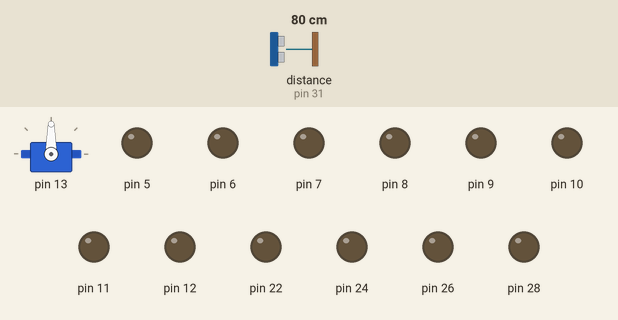
Bench run of a sketch on a simulated Arduino Mega 2560, built with avr-gcc and run on an emulated ATmega2560. Shown: servo, output pins drawn as LEDs (lit = HIGH). Wiring (inferred from the names in the program): ultrasonic range finder: trigger pin 30; echo pin 31. Dashed ring = blinking. Inputs (shaded band) come from the test bench; at power-on: distance to the obstacle (sensor on pin 31) 80 cm. Pins used as bus, display or sensor lines are not drawn; what the sketch prints to the serial monitor is not drawn.

Above: at 4.91 s.
5.3 s: distance to the obstacle (sensor on pin 31) set to 34 cm
At 6.16 s:
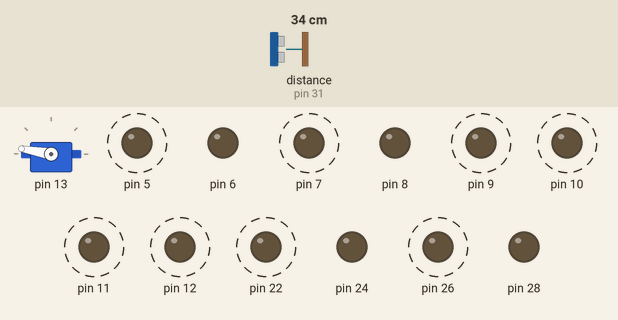
8.3 s: distance to the obstacle (sensor on pin 31) set to 29 cm
At 8.57 s:
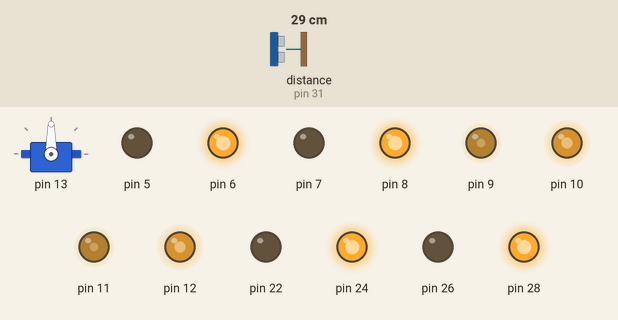
11.3 s: distance to the obstacle (sensor on pin 31) set to 93 cm
At 11.56 s:
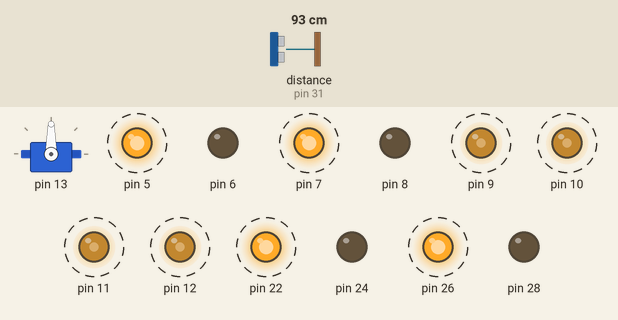
Timing chart, 0 to 20.3 s (numbered marks = the images above; inputs shaded):
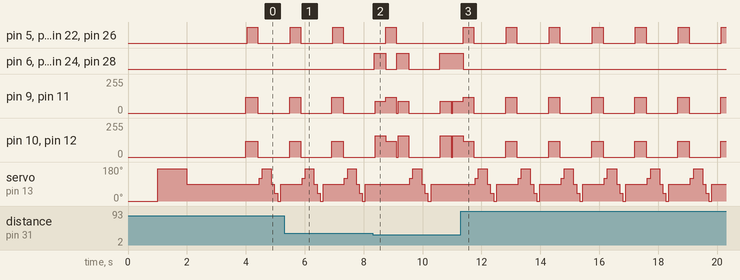

The sketch:

OtaFabMechanum.ino
```cpp
// (licence header left out)
#include "src/lib/pinAssignment.h"
#include "src/lib/debugPrint.h"

#include "src/hardWareDriver/motorDriver.h"
#include "src/hardWareDriver/servoDriver.h"
#include "src/hardWareDriver/ultraSonicSensor.h"

#include "src/functionsApi/functionsApi.h"

void setup() {
    /* motor initilize */
    motorInitialize();
    moveStop();//stop move

    /*init servo*/
    servoInit();

    /*init HC-SR04*/
    ultraSonicSensorInitialize();

    Serial.begin(9600);

    moveStop();//Stop

}

void loop() {
    autoAvoidance();
    // Serial.println( watchsurrounding());
}
```

autoAvoidance.cpp
```cpp
/**
 * @file  autoAvoidance.cpp
 * @brief
 *
 * @date 2020/12/24 まずcでファイル分割をかく
 */

#include <Arduino.h>

#include "./../lib/debugPrint.h"
#include "./../lib/pinAssignment.h"

#include "functionsApi.h"

#define LPT 2 // scan loop coumter

#define FAST_SPEED  160   //both sides of the motor speed
#define SPEED  120     //both sides of the motor speed
#define TURN_SPEED  120   //both sides of the motor speed
#define BACK_SPEED1  160   //back speed
#define BACK_SPEED2  90    //back speed

const int distancelimit = 30; //distance limit for obstacles in front
const int sidedistancelimit = 30; //minimum distance in cm to obstacles at both sides (the car will allow a shorter distance sideways)
int distance;
int numcycles = 0;
const int turntime = 250; //Time the robot spends turning (miliseconds)
const int backtime = 300; //Time the robot spends turning (miliseconds)

int thereis;
void autoAvoidance(){

  ++numcycles;
  if(numcycles>=LPT){ //Watch if something is around every LPT loops while moving forward
    moveStop();
    String obstacle_sign = watchSurrounding(); // 5 digits of obstacle_sign binary value means the 5 direction obstacle status

    DebugLogPrintln("begin str="+obstacle_sign);
    if( obstacle_sign=="10000" ){
      DebugLogPrintln("SLIT Right");
      moveSetSpeed(FAST_SPEED,SPEED,FAST_SPEED,SPEED);
      moveAdvance();
      delay(turntime);
      moveStop();
    }else
    if( obstacle_sign=="00001" ){
      DebugLogPrintln("SLIT Left");
      moveSetSpeed(SPEED,FAST_SPEED,SPEED,FAST_SPEED);
      moveAdvance();

      delay(turntime);
      moveStop();
    }else
    if( obstacle_sign=="11100" ||
        obstacle_sign=="01000" ||
        obstacle_sign=="11000" ||
        obstacle_sign=="10100" ||
        obstacle_sign=="01100" ||
        obstacle_sign=="00100" ||
        obstacle_sign=="01000" )
    {
      DebugLogPrintln("hand right");
	    moveTurnRight();
      moveSetSpeed(TURN_SPEED,TURN_SPEED,TURN_SPEED,TURN_SPEED);
      delay(turntime);
      moveStop();
    }else
    if( obstacle_sign=="00010" ||
        obstacle_sign=="00111" ||
        obstacle_sign=="00011" ||
        obstacle_sign=="00101" ||
        obstacle_sign=="00110" ||
        obstacle_sign=="01010" )
    {
      DebugLogPrintln("hand left");
      moveTurnLeft();//Turn left
      moveSetSpeed(TURN_SPEED,TURN_SPEED,TURN_SPEED,TURN_SPEED);
      delay(turntime);
      moveStop();
    }else
    if(  obstacle_sign=="01111" ||
         obstacle_sign=="10111" ||
         obstacle_sign=="11111"  )
    {
      DebugLogPrintln("hand back left");
	    moveBack();
	    moveSetSpeed( BACK_SPEED1,BACK_SPEED2,BACK_SPEED1,BACK_SPEED2);
      delay(backtime);
      moveStop();
    }else
    if( obstacle_sign=="11011"  ||
        obstacle_sign=="11101"  ||
        obstacle_sign=="11110"  ||
        obstacle_sign=="01110"  )
    {
      DebugLogPrintln("hand back right");
      moveBack();
      moveSetSpeed(BACK_SPEED2,BACK_SPEED1,BACK_SPEED2,BACK_SPEED1);
      delay(backtime);
      moveStop();
    }else{
      DebugLogPrintln("no handle");
    }

    numcycles=0; //Restart count of cycles
  } else {
      moveSetSpeed(SPEED,SPEED,SPEED,SPEED);
      moveAdvance();  // if nothing is wrong go forward using go() function above.
      delay(backtime);
      moveStop();
  }

  //else  Serial.println(numcycles);

  distance = watchDistance(); // use the watch() function to see if anything is ahead (when the robot is just moving forward and not looking around it will test the distance in front)
  if (distance<distancelimit){ // The robot will just stop if it is completely sure there's an obstacle ahead (must test 25 times) (needed to ignore ultrasonic sensor's false signals)
    DebugLogPrintln("final go back");
	  moveBack();
    moveSetSpeed(BACK_SPEED1,BACK_SPEED2,BACK_SPEED1,BACK_SPEED2);
    delay(backtime);
    ++thereis;
  }

  if (distance>distancelimit){
      thereis=0;
  } //Count is restarted

  if (thereis > 25){
  Serial.println("final stop");
    moveStop(); // Since something is ahead, stop moving.
    thereis=0;
  }
}
```

functionsApi.h
```cpp
/**
 * @file  functionsApi.h
 * @brief
 *
 * @date 2020/12/24 まずcでファイル分割をかく
 */

#ifndef FUNCTION_APIS_H_INCLUDED
#define FUNCTION_APIS_H_INCLUDED


#include <Arduino.h>

#include "./../lib/debugPrint.h"
#include "./../lib/pinAssignment.h"

/* function */
void autoAvoidance();

/* watch */
String watchSurrounding();
int watchDistance();

/* move */
void moveAdvance();
void moveBack();

void moveCurve(int speed_left,int speed_right);

void moveTurnRight();
void moveTurnLeft();
void moveSharpTurnRight(int speed_left,int speed_right);
void moveSharpTurnLeft(int speed_left,int speed_right);

void moveRightShift(int speed);
void moveLeftShift(int speed);

void moveRightDiagonalBack(int speed);
void moveRightDiagonalAhead(int speed);
void moveLeftDiagonalBack(int speed);
void moveLeftDiagonalAhead(int speed);

void moveStop();
void moveSetAllSpeed(int speed);
void moveSetSpeed(int leftFront,int rightFront,int leftBack,int rightBack);

/* DebugFunctions */
void watchSensorTest();
void watchSurroundTest();
#endif
```

lineTracking.cpp
```cpp
/**
 * @file  lineTracking.cpp
 * @brief
 *
 * @date 2020/12/24 まずcでファイル分割をかく
 */

#include "./../lib/debugPrint.h"
#include "./../lib/pinAssignment.h"

#include "./../hardWareDriver/lineSensorDriver.h"

#include "functionsApi.h"

#define MID_SPEED 150
#define HIGH_SPEED 200
#define LOW_SPEED  100
#define LONG_DELAY_TIME 70
#define DELAY_TIME 40
#define SHORT_DELAY_TIME 30

void lineracking()
{
  String senstr="";

  senstr = getLineSensorValue();

  if ( senstr=="100" )
  {
    DebugLogPrintln(" Shift Left");
    moveSharpTurnLeft(LOW_SPEED,MID_SPEED);
    //  left_shift(HIGH_SPEED,HIGH_SPEED,HIGH_SPEED,HIGH_SPEED);
    delay(DELAY_TIME);
    moveStop();
  }

  if ( senstr=="110" )
  {
    DebugLogPrintln("Slight Shift Left");
    moveCurve(0,HIGH_SPEED);
    delay(DELAY_TIME);
    moveStop();
  }

  if (senstr=="010" || senstr=="101"  )
  {
    // DebugLogPrintln("moveCurve");
    moveCurve(MID_SPEED,MID_SPEED);
    delay(DELAY_TIME);
    moveStop();
  }
  if (senstr=="011")
  {
    //DebugLogPrintln("Slight Shift to Right ");
    moveCurve(HIGH_SPEED,0);
    delay(DELAY_TIME);
    moveStop();
  }
  if (senstr=="001")
  {
    //  DebugLogPrintln("Shift to Right");
    moveSharpTurnRight(MID_SPEED,LOW_SPEED);
    //  right_shift(HIGH_SPEED,HIGH_SPEED,HIGH_SPEED,HIGH_SPEED);
    delay(DELAY_TIME);
    moveStop();
  }
  if (senstr=="000"){
    moveSetAllSpeed(MID_SPEED);
    moveBack();
    delay(DELAY_TIME/2*3);
    moveStop();
  }
  if (senstr=="111")
  {
    //  DebugLogPrintln("Sharp Right U Turn");
    moveSharpTurnRight(MID_SPEED,MID_SPEED);
    delay(DELAY_TIME);
    moveStop();
  }
}
```

moveContllorer.cpp
```cpp
/**
 * @file  moveContllorer.cpp
 * @brief 前後左右の動作を記載、将来的にどっち方向に何cm移動を実装したい
 *
 * @date 2020/12/24 まずcでファイル分割をかく
 * @note 速度と方向のログ周りははそのうちMotorDriverに押し込めて、Contllorerはもっと上層（どっちに何cmうごくとか）にしたほうがよさそう
 */

#include "./../lib/debugPrint.h"
#include "./../lib/pinAssignment.h"

#include "./../hardWareDriver/motorDriver.h"

#include "functionsApi.h"

#define MOTOR_CONTROLLER "[motorContllerLog]:"

#define DEBUG_MOTOR_OFF false //デバッグの際にここのdefineをtrueにすると移動用駆動系が落ちる

static int directionFL = true;//true:foward/false:back.
static int directionFR = true;//true:foward/false:back.
static int directionRL = true;//true:foward/false:back.
static int directionRR = true;//true:foward/false:back.
static int speedFL = 0;//FrontLeftMotorSpeed.
static int speedFR = 0;//FrontRightMotorSpeed.
static int speedRL = 0;//RearLeftMotorSpeed.
static int speedRR = 0;//RearLeftMotorSpeed.

String getDirectionString(int motorDirection){
    if( motorDirection == true ){
        return "fwd";
    }
    return "bck";
}
String getSpeedLog(){
    return ("FL("+getDirectionString(directionFL)+"):"+String(speedFL) +" FR("+getDirectionString(directionFR)+"):"+String(speedFL)+" RL("+getDirectionString(directionRL)+"):"+String(speedRL)+" RR("+getDirectionString(directionRR)+"):"+String(speedRR));
}

/*fwd_bck ラッパー群　ログ取得のためでしかないので将来的にMotorDriverに移動*/
void moveFR_fwd(){
    if(DEBUG_MOTOR_OFF){DebugLogPrintln("Now DebugMotorOff...") ; return;}
    directionFR = true;
    FR_fwd();
}
void moveFR_bck(){
    if(DEBUG_MOTOR_OFF){DebugLogPrintln("Now DebugMotorOff...") ; return;}
    directionFR = false;
    FR_bck();
}
void moveFL_fwd(){
    if(DEBUG_MOTOR_OFF){DebugLogPrintln("Now DebugMotorOff...") ; return;}
    directionFL = true;
    FL_fwd();
}
void moveFL_bck(){
    if(DEBUG_MOTOR_OFF){DebugLogPrintln("Now DebugMotorOff...") ; return;}
    directionFL = false;
    FL_bck();
}
void moveRR_fwd(){
    if(DEBUG_MOTOR_OFF){DebugLogPrintln("Now DebugMotorOff...") ; return;}
    directionRR = true;
    RR_fwd();
}
void moveRR_bck(){
    if(DEBUG_MOTOR_OFF){DebugLogPrintln("Now DebugMotorOff...") ; return;}
    directionRR = false;
    RR_bck();
}
void moveRL_fwd(){
    if(DEBUG_MOTOR_OFF){DebugLogPrintln("Now DebugMotorOff...") ; return;}
    directionRL = true;
    RL_fwd();
}
void moveRL_bck(){
    if(DEBUG_MOTOR_OFF){DebugLogPrintln("Now DebugMotorOff...") ; return;}
    directionRL = false;
    RL_bck();
}
/*fwd_bck ラッパー群　ここまで*/

void moveAdvance()  //Forward
{
    moveFR_fwd();
    moveFL_fwd();
    moveRR_fwd();
    moveRL_fwd();
    DebugLogPrintln( MOTOR_CONTROLLER + __LINE__ +String(__func__)+":" +  getSpeedLog());
}

void moveCurve(int speed_left,int speed_right)
{
    moveSetSpeed(speed_left, speed_right, speed_left, speed_right);
    moveFR_fwd();
    moveFL_fwd();
    moveRR_fwd();
    moveRL_fwd();
    DebugLogPrintln( MOTOR_CONTROLLER + __LINE__ +String(__func__)+":" +  getSpeedLog());
}
void moveTurnLeft()  //Turn left
{
    moveFR_fwd();
    moveFL_bck();
    moveRR_fwd();
    moveRL_bck();
    DebugLogPrintln( MOTOR_CONTROLLER + __LINE__ +String(__func__)+":" +  getSpeedLog());
}
void moveTurnRight()  //Turn right
{
    moveFR_bck();
    moveFL_fwd();
    moveRR_bck();
    moveRL_fwd();
    DebugLogPrintln( MOTOR_CONTROLLER + __LINE__ +String(__func__)+":" +  getSpeedLog());
}

void moveSharpTurnRight(int speed_left,int speed_right)
{
   moveSetSpeed(speed_left, speed_right, speed_left, speed_right);
   moveRL_fwd();
   moveRR_bck();
   moveFR_bck();
   moveFL_fwd();
   DebugLogPrintln( MOTOR_CONTROLLER + __LINE__ +String(__func__)+":" +  getSpeedLog());
}
void sharpLeftTurn(int speed_left,int speed_right){
   moveSetSpeed(speed_left, speed_right, speed_left, speed_right);
   moveRL_bck();
   moveRR_fwd();
   moveFR_fwd();
   moveFL_bck();
   DebugLogPrintln( MOTOR_CONTROLLER + __LINE__ +String(__func__)+":" +  getSpeedLog());
}

void moveBack()  //Reverse
{
    moveFR_bck();
    moveFL_bck();
    moveRR_bck();
    moveRL_bck();
    DebugLogPrintln( MOTOR_CONTROLLER + __LINE__ +String(__func__)+":" +  getSpeedLog());
}

void moveRightShift(int speed) {
    moveSetSpeed(speed, speed, speed, speed);
    moveFL_fwd();
    moveRL_bck();
    moveRR_fwd();
    moveFR_bck();
    DebugLogPrintln( MOTOR_CONTROLLER + __LINE__ +String(__func__)+":" +  getSpeedLog());
}

void moveLeftShift(int speed){
    moveSetSpeed(speed, speed, speed, speed);
    moveFL_bck();
    moveRL_fwd();
    moveRR_bck();
    moveFR_fwd();
    DebugLogPrintln( MOTOR_CONTROLLER + __LINE__ +String(__func__)+":" +  getSpeedLog());
}

void moveRightDiagonalBack(int speed){
    moveSetSpeed(speed, 0, speed, 0);
    moveFL_fwd();
    moveRL_bck();
    moveRR_fwd();
    moveFR_bck();
    DebugLogPrintln( MOTOR_CONTROLLER + __LINE__ +String(__func__)+":" +  getSpeedLog());
}
void moveRightDiagonalAhead(int speed){
    moveSetSpeed(0, speed, 0, speed);
    moveFL_fwd();
    moveRL_bck();
    moveRR_fwd();
    moveFR_bck();
    DebugLogPrintln( MOTOR_CONTROLLER + __LINE__ +String(__func__)+":" +  getSpeedLog());
}
void moveLeftDiagonalBack(int speed){
    moveSetSpeed(speed, 0, speed, 0);
    moveFL_bck();
    moveRL_fwd();
    moveRR_bck();
    moveFR_fwd();
    DebugLogPrintln( MOTOR_CONTROLLER + __LINE__ +String(__func__)+":" +  getSpeedLog());
}
void moveLeftDiagonalAhead(int speed){
    moveSetSpeed(0, speed, 0, speed);
    moveFL_bck();
    moveRL_fwd();
    moveRR_bck();
    moveFR_fwd();
    DebugLogPrintln( MOTOR_CONTROLLER + __LINE__ +String(__func__)+":" +  getSpeedLog());
}

void moveStop()
{
    stop_Stop();
    speedFL = 0;
    speedFR = 0;
    speedRL = 0;
    speedRR = 0;
    DebugLogPrintln( MOTOR_CONTROLLER + __LINE__ +String(__func__)+":" +  getSpeedLog());
}

void moveSetAllSpeed(int speed){
    moveSetSpeed(speed, speed, speed, speed);
    DebugLogPrintln( MOTOR_CONTROLLER + __LINE__ +String(__func__)+":" +  getSpeedLog());
}

void moveSetSpeed(int leftFront,int rightFront,int leftBack,int rightBack){
    if(DEBUG_MOTOR_OFF){DebugLogPrintln("Now DebugMotorOff...") ; return;}
    speedFL = leftFront;
    speedFR = rightFront;
    speedRL = leftBack;
    speedRR = rightBack;
    set_Motorspeed(leftFront, rightFront, leftBack, rightBack);
    DebugLogPrintln("setSpeed:" +  getSpeedLog());
}
```

moveTest.cpp
```cpp
/**
 * @file  autoAvoidance.cpp
 * @brief
 *
 * @date 2020/12/24 まずcでファイル分割をかく
 */

#include <Arduino.h>

#include "./../lib/debugPrint.h"
#include "./../lib/pinAssignment.h"

#include "functionsApi.h"

#define MOVETEST_SPEED 140
#define MOVETEST_TURN_SPEED 160
#define MOVETEST_SHIFT_SPEED 200

void moveTest(){
    moveSetAllSpeed(MOVETEST_SPEED);
    moveAdvance();
    delay(1000);
    moveStop();
    delay(1000);
    moveSetAllSpeed(MOVETEST_SPEED);
    moveBack();
    delay(1000);
    moveStop();
    delay(1000);
    moveSetAllSpeed(MOVETEST_TURN_SPEED);
    moveTurnLeft();
    delay(1000);
    moveStop();
    delay(1000);
    moveSetAllSpeed(MOVETEST_TURN_SPEED);
    moveTurnRight();
    delay(1000);
    moveStop();
    delay(1000);

    moveRightShift(MOVETEST_SHIFT_SPEED);//right shift
    delay(1000);
    moveStop();
    delay(1000);

    moveLeftShift(MOVETEST_SHIFT_SPEED); //left shift
    delay(1000);
    moveStop();
    delay(1000);

    moveLeftDiagonalBack(MOVETEST_SHIFT_SPEED); //left diagonal back
    delay(1000);
    moveStop();
    delay(1000);

    moveRightDiagonalAhead(MOVETEST_SHIFT_SPEED); //right diagonal ahead
    delay(1000);
    moveStop();
    delay(1000);

    moveLeftDiagonalAhead(MOVETEST_SHIFT_SPEED); //left diagonal ahead
    delay(1000);
    moveStop();
    delay(1000);

    moveRightDiagonalBack(MOVETEST_SHIFT_SPEED); //right diagonal back
    delay(1000);
    moveStop();
    delay(1000);
}
```

watchSensorTest.cpp
```cpp
/**
 * @file  watchSensorTest.cpp
 * @brief
 *         周囲検知のデバッグモジュール
 * @date 2020/12/24 まずcでファイル分割をかく
 */
#include <Arduino.h>

#include "./../lib/debugPrint.h"
#include "./../lib/pinAssignment.h"

#include "./../hardWareDriver/ultraSonicSensor.h"
#include "./../hardWareDriver/servoDriver.h"

#include "functionsApi.h"


void watchSensorTest(){
  //servoWrite(120);
  //delay(100);
  int scanval = ultraSonicSensorWatch();
  delay(500);
  //DebugLogPrintln("scanval:" + String(scanval) + "[cm]");
}
typedef struct {
     int AREA;
     int VALUE;
}SCAN_DATA;

static int servoPosition = 90;
void watchSurroundTest(){
  /*0,20,40,60,80,100,120,140,160*/
  const int AREA_DIVISION = 9;

  /* init */
  SCAN_DATA ScanArray[AREA_DIVISION];
  for(int i=0; i < AREA_DIVISION;i++){
    ScanArray[i].AREA = i*20;//by 20 degree.
  }
  /* scan */
  if(getServoPosition() <= 90){
    for(int i=0; i < AREA_DIVISION;i++){
        servoSmoothWrite(ScanArray[i].AREA,2,5);
        delay(50);
        ScanArray[i].VALUE = ultraSonicSensorWatch();//by  degree.
        delay(50);
    }
  }else{
    for(int i= AREA_DIVISION-1 ; i >=0 ;i--){
        servoSmoothWrite(ScanArray[i].AREA,2,5);
        delay(50);
        ScanArray[i].VALUE = ultraSonicSensorWatch();//by  degree.
        delay(50);
    }
  }
  /* output */
  DebugLogPrint("ScanValArray:L[");
  for(int i=0; i< AREA_DIVISION-1;i++ ){
    DebugLogPrint("\t"+String(ScanArray[i].VALUE)+",");
  }
  DebugLogPrint("\t"+String(ScanArray[AREA_DIVISION-1].VALUE)+" ");
  DebugLogPrintln("]R");
}
```

lineSenserDriver.cpp
```cpp
/**
 * @file  lineSensorDriver.cpp
 * @brief ラインセンサの操作を記載
 *
 * @date 2020/12/24 まずcでファイル分割をかく
 */

#include "lineSensorDriver.h"

#define LINE_SENSOR_DRIVER "[lineSensorSriverLog]:"

bool lineSensorInitialize(){
  pinMode(lineSensorLeftPin, INPUT);
  pinMode(lineSensorCenterPin, INPUT);
  pinMode(lineSensorRightPin, INPUT);
}

String getLineSensorValue(){
  int s0 = digitalRead(lineSensorLeftPin);
  int s1 = digitalRead(lineSensorCenterPin);
  int s2 = digitalRead(lineSensorRightPin);

  int sensorvalue=8;
  String senstr = "";

  sensorvalue +=s0*4+s1*2+s2;
  senstr= String(sensorvalue,BIN);
  senstr=senstr.substring(1,4);

  DebugLogPrintln( LINE_SENSOR_DRIVER + __LINE__ +String(__func__)+":" +  senstr);

  return senstr;
}
```

lineSensorDriver.h
```cpp
/**
 * @file  lineSensorDriver.h
 * @brief ラインセンサの操作を記載
 *
 * @date 2020/12/24 まずcでファイル分割をかく
 */


#ifndef LINE_SENSOR_DRIVER_H_INCLUDED
#define LINE_SENSOR_DRIVER_H_INCLUDED

#include <Arduino.h>

#include "./../lib/debugPrint.h"
#include "./../lib/pinAssignment.h"

bool lineSensorInitialize();
String getLineSensorValue();

#endif
```

motorDriver.h
```cpp
/**
 * @file  motorDriver.h
 * @brief モーターを動作させるものはここに記載
 *
 * @date 2020/12/24 まずcでファイル分割をかく
 */

#ifndef MOTOR_DRIVER_H_INCLUDED
#define MOTOR_DRIVER_H_INCLUDED

#include <Arduino.h>

#include "./../lib/debugPrint.h"
#include "./../lib/pinAssignment.h"

bool motorInitialize();
bool motorHWpinInitilalize();


void stop_Stop();
void set_Motorspeed(int leftFront,int rightFront,int leftBack,int rightBack);

void FR_fwd();
void FR_bck();
void FL_fwd();
void FL_bck();
void RR_fwd();
void RR_bck();
void RL_fwd();
void RL_bck();

#endif
```

Source omitted: watchSurrounding.cpp (2711 bytes), motorDriver.cpp (2531 bytes), servoDriver.cpp (1268 bytes), servoDriver.h (428 bytes), ultraSonicSensor.cpp (970 bytes), ultraSonicSensor.h (302 bytes), debugPrint.cpp (495 bytes), debugPrint.h (329 bytes), pinAssignment.h (1477 bytes)

Measured:
- the behaviour switches between 32 and 31 cm on distance to the obstacle (sensor on pin 31) (found by bisection; images 1 and 2)
- after the input at 8.3 s, pin 6, pin 8, pin 24, pin 28: goes HIGH 0.39 s, LOW 0.36 s, HIGH 0.41 s, LOW 1.1 s, then HIGH, starting after 0.06 s
- after the input at 11.3 s, pin 5, pin 7, pin 22, pin 26: alternates HIGH for 0.36 s and LOW for 1.1 s, starting after 1.5 s; pin 6, pin 8, pin 24, pin 28: goes on until 11.4 s, then stays LOW
- by itself, pin 9–12: alternates 120/255 for 0.38 s and 0/255 for 1.1 s
- by itself, servo on pin 13: repeats every 1.5 s: 170° 0.31 s, 90° 0.11 s, 40° 0.11 s, 0° 0.11 s, 90° 0.73 s, 120° 0.11 s
